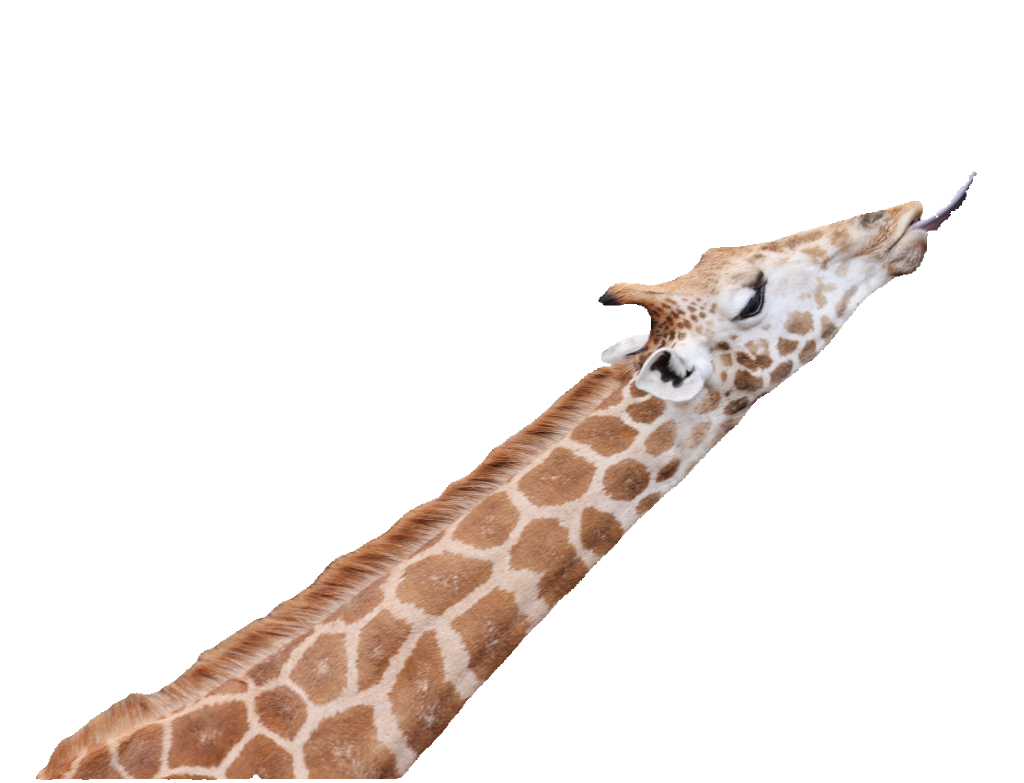
#> input picture Assets/source/giraffe-cutout.png, 2048 x 1565 px (shown at 1/2 size)
$ python make_giraffe.py
#> lines starting #> are read from the running program, lines starting #| are printed output that depends on the picture; after the words box and inside, x2 and y2 are one past the last pixel; in counts of white or black regions, pixels touching at a corner belong together
#> in main, im is the input picture: PIL image 2048x1565 RGBA; mean R, G, B, A 32.9, 26.4, 22.8, 45.8
#!/usr/bin/env python3
# SPDX-License-Identifier: GPL-3.0-or-later
# Copyright (C) 2026 Richard Kaufmann
"""Cleans the giraffe photo cut-out (Assets/source/giraffe-cutout.png) into Assets/giraffe.png.

The source has hard on/off alpha with stair-stepped edges, a ragged tongue and a flat cut where the neck
leaves the frame. Steps:
  1. Tongue: close notches/holes, drop slivers, round it off (mask morphology + blur), refill colours.
  2. Flip horizontally so the tongue tip points up-left like a cursor and the neck trails down-right.
  3. Scale to a working size, smooth every edge (blur + threshold), trim 1 px of photo fringe, anti-alias.
  4. Re-colour the edge band from the interior (removes the photo background's colour fringe).
  5. Fade the neck to transparent toward its cut end.

Usage: python3 tools/make_giraffe.py [preview_dir]
"""
import math
import sys
from pathlib import Path

from PIL import Image, ImageChops, ImageFilter

ROOT = Path(__file__).resolve().parent.parent
SRC = ROOT / "Assets/source/giraffe-cutout.png"
OUT = ROOT / "Assets/giraffe.png"
TONGUE = (1815, 325, 1965, 485)      # source coords (before flip): tongue + lips
WIDTH = 1000                          # working/output width (px)


def threshold(m, t):
    return m.point(lambda v: 255 if v >= t else 0)


def refill_colors(rgba, keep_mask, radius):
    """Colours of pixels outside `keep_mask` = normalized blur of the colours inside it."""
    r, g, b, _ = rgba.split()
    k = keep_mask
    kb = k.filter(ImageFilter.GaussianBlur(radius))
    chans = [ImageChops.multiply(c, k).filter(ImageFilter.GaussianBlur(radius)) for c in (r, g, b)]
    out = rgba.copy()
    op, kp, cp = out.load(), kb.load(), [c.load() for c in chans]
    kin = k.load()
    w, h = out.size
    for y in range(h):
        for x in range(w):
            if kin[x, y] == 0 and kp[x, y] > 2:
                s = kp[x, y]
                op[x, y] = (min(255, cp[0][x, y] * 255 // s), min(255, cp[1][x, y] * 255 // s),
                            min(255, cp[2][x, y] * 255 // s), op[x, y][3])
    return out


def clean_tongue(im):
    box = im.crop(TONGUE)
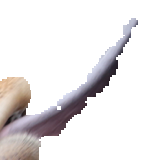
#> box: PIL image 150x160 RGBA; mean R, G, B, A 33.4, 30.3, 31.1, 57.3; transparent parts drawn white
    a = box.split()[3]
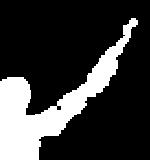
#> a: PIL image 150x160 L; 22.5% white; 1 white region, box (x1, y1, x2, y2) and area: (0, 18, 138, 160) 5396
    m = a.filter(ImageFilter.MaxFilter(9)).filter(ImageFilter.MinFilter(9))      # close notches + the gap
#> m: PIL image 150x160 L; 22.7% white; 1 white region, box (x1, y1, x2, y2) and area: (0, 18, 138, 160) 5453
    m = m.filter(ImageFilter.MinFilter(3)).filter(ImageFilter.MaxFilter(3))      # drop slivers
    m = threshold(m.filter(ImageFilter.GaussianBlur(4)), 120)                    # round the outline
#> in threshold, `return m.point(lambda v: 255 if v >= t else 0)`: returned value: PIL image 150x160 L; 23.1% white; 1 white region, box (x1, y1, x2, y2) and area: (0, 21, 135, 160) 5541
    box = refill_colors(box, threshold(a, 128), 4)                               # colour new pixels
#> in refill_colors, `kb = k.filter(ImageFilter.GaussianBlur(radius))`:
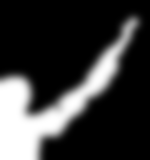
#> kb: PIL image 150x160 L; min 0, max 255, mean 57.3
#> in refill_colors, `chans = [ImageChops.multiply(c, k).filter(ImageFilter.GaussianBlur(rad..`: chans = 3 items
    box.putalpha(m)
    im.paste(box, TONGUE[:2])
    return im


def main(preview=None):
    im = Image.open(SRC).convert("RGBA")
    im = clean_tongue(im)
    im = im.crop(im.getbbox()).transpose(Image.FLIP_LEFT_RIGHT)
#> im: PIL image 1878x1214 RGBA
    pad = 12
    canvas = Image.new("RGBA", (im.width + 2 * pad, im.height + 2 * pad))
#> canvas: PIL image 1902x1238 RGBA; every value is 0
    canvas.paste(im, (pad, pad))
    s = WIDTH / canvas.width
#> s = 0.526
    im = canvas.resize((WIDTH, round(canvas.height * s)), Image.LANCZOS)
#> im: PIL image 1000x651 RGBA

    # Smooth edges: blur the mask, threshold slightly high (trims ~1 px of fringe), then anti-alias.
    a = im.split()[3]
#> a: PIL image 1000x651 L
    hard = threshold(a.filter(ImageFilter.GaussianBlur(1.6)), 150)
#> in threshold (call 3), `return m.point(lambda v: 255 if v >= t else 0)`: returned value: PIL image 1000x651 L; 24.3% white; 1 white region, box (x1, y1, x2, y2) and area: (8, 8, 992, 644) 158085
    inner = hard.filter(ImageFilter.MinFilter(5))
#> inner: PIL image 1000x651 L; 23.2% white; 1 white region, box (x1, y1, x2, y2) and area: (16, 22, 989, 642) 151261
    im = refill_colors(im, inner, 3)
#> call 2 of refill_colors, with radius = 3
#> in refill_colors (call 2), `r, g, b, _ = rgba.split()`:
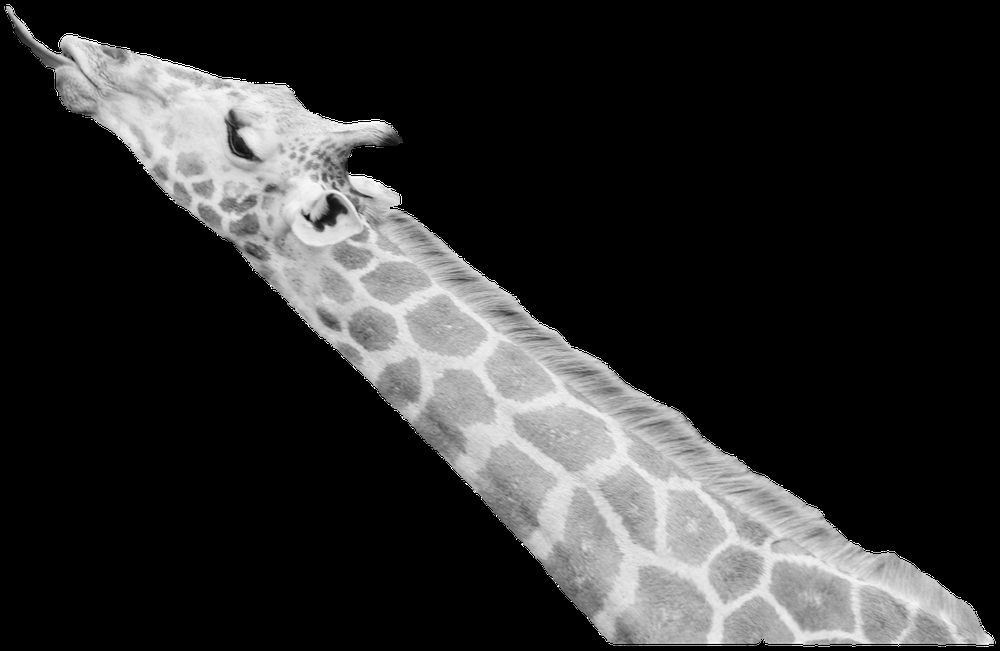
#> r: PIL image 1000x651 L; min 0, max 255, mean 45.8
#> in refill_colors (call 2), `r, g, b, _ = rgba.split()`:
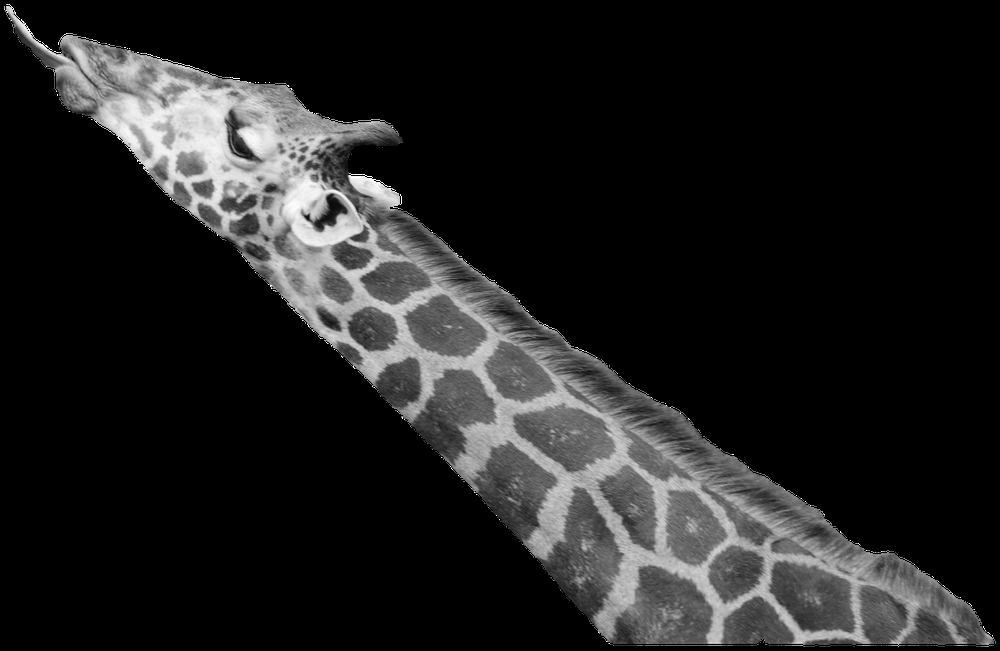
#> b: PIL image 1000x651 L; min 0, max 255, mean 31.8
#> in refill_colors (call 2), `kb = k.filter(ImageFilter.GaussianBlur(radius))`:
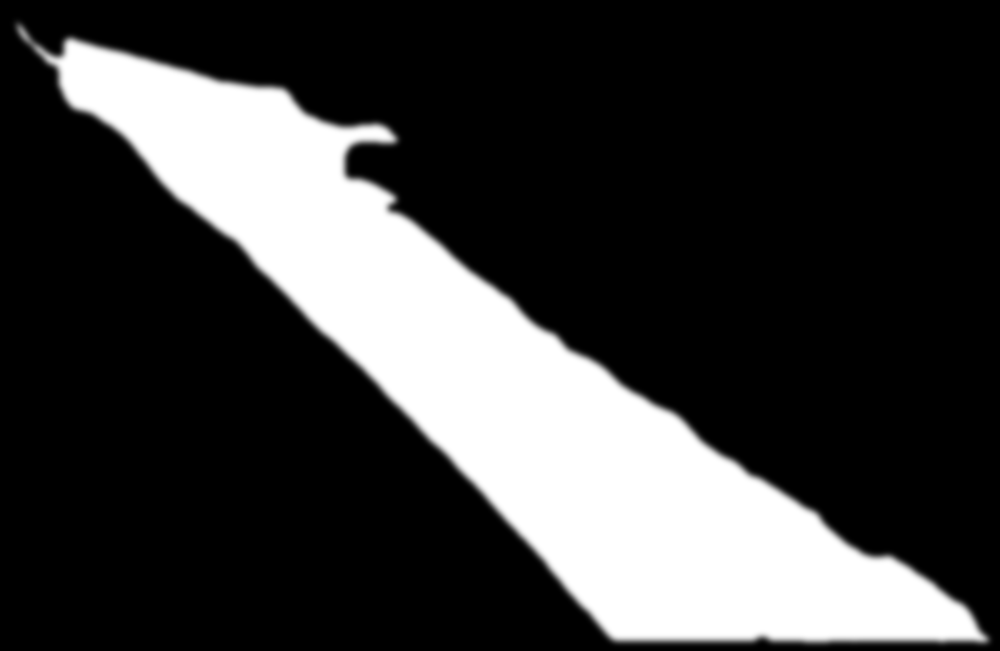
#> kb: PIL image 1000x651 L; min 0, max 255, mean 59.2
    alpha = hard.filter(ImageFilter.GaussianBlur(0.7))

    # Neck fade: along the line from the tongue tip to the neck's cut end.
    w, h = im.size
#> w = 1000; h = 651
    ap = alpha.load()
    pts = [(x, y) for y in range(h) for x in range(w) if ap[x, y] > 128]
#> pts = 158085 items
    tip = min(pts, key=lambda p: p[0] + p[1])
#> tip = (8, 8)
    far = max(pts, key=lambda p: p[0] + p[1])
#> far = (991, 642)
    dx, dy = far[0] - tip[0], far[1] - tip[1]
#> dx = 983; dy = 634
    L2 = dx * dx + dy * dy
#> L2 = 1368245
    for y in range(h):
        for x in range(w):
            if ap[x, y]:
                t = ((x - tip[0]) * dx + (y - tip[1]) * dy) / L2
                u = min(1.0, max(0.0, (t - 0.45) / (0.9 - 0.45)))
                f = 1 - u * u * (3 - 2 * u)
                ap[x, y] = round(ap[x, y] * f)
    im.putalpha(alpha)
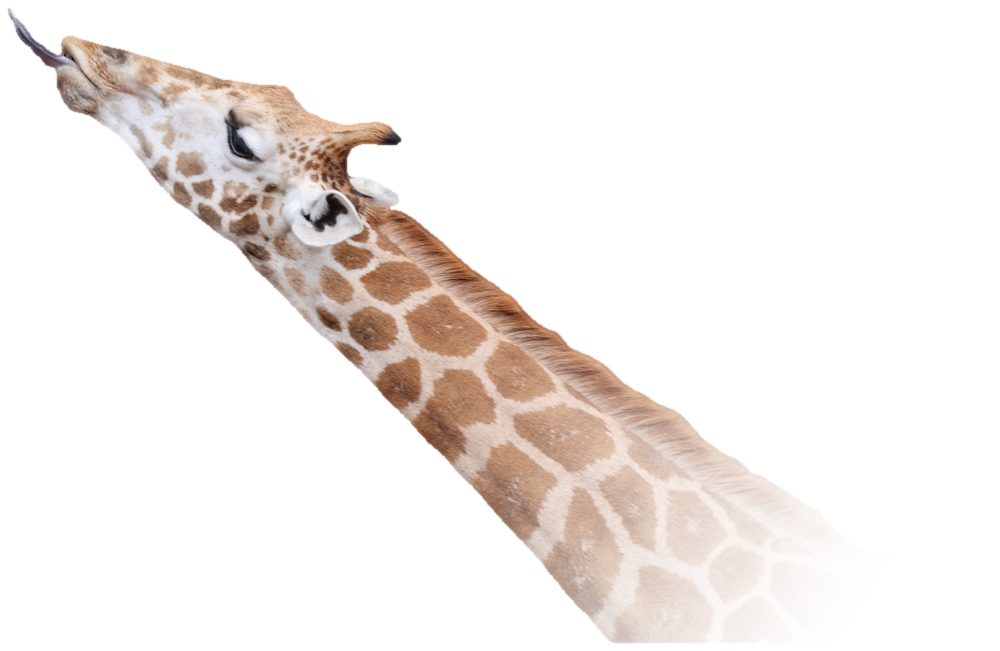
#> im: PIL image 1000x651 RGBA; mean R, G, B, A 47.4, 37.9, 32.7, 42.2; transparent parts drawn white
    im.save(OUT, optimize=True)
    print(f"wrote {OUT.relative_to(ROOT)} {im.size}, tongue tip ~{tip}")
#| wrote Assets/giraffe.png (1000, 651), tongue tip ~(8, 8)

    if preview:
        d = Path(preview)
        d.mkdir(parents=True, exist_ok=True)
        for name, bg in (("white", (255, 255, 255)), ("black", (0, 0, 0))):
            sheet = Image.new("RGBA", im.size, bg + (255,))
            sheet.alpha_composite(im)
            sheet.save(d / f"giraffe-on-{name}.png")
        # Zoom on the tongue/head.
        z = Image.new("RGBA", im.size, (255, 255, 255, 255)); z.alpha_composite(im)
        z.crop((0, 0, 260, 200)).resize((780, 600), Image.LANCZOS).save(d / "giraffe-tongue-zoom.png")


if __name__ == "__main__":
    main(sys.argv[1] if len(sys.argv) > 1 else None)
